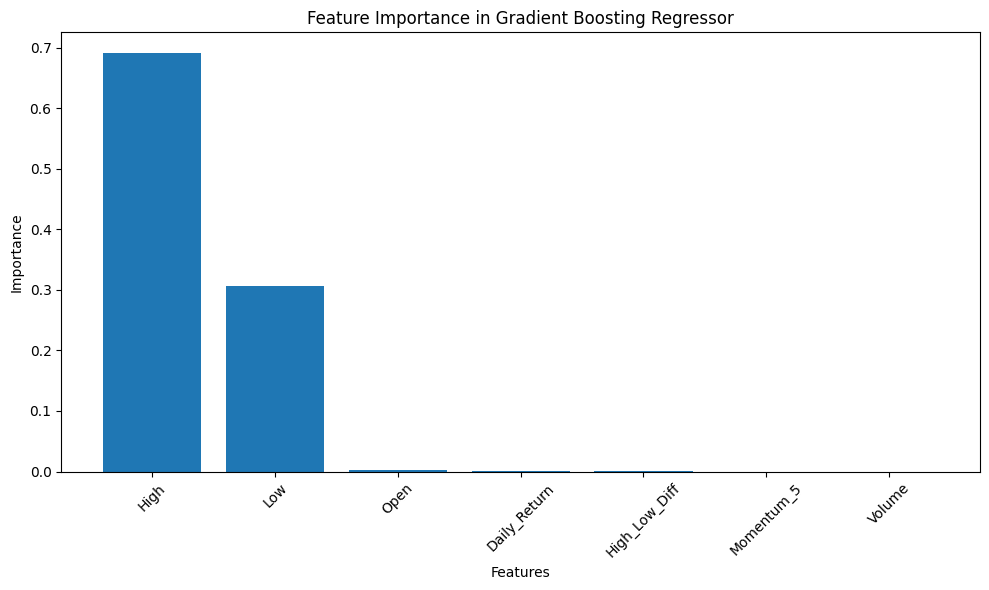

The Python source for this figure:
# Import necessary libraries
import pandas as pd  # For data manipulation and analysis
from sklearn.model_selection import train_test_split  # For splitting data into training and testing sets
from sklearn.preprocessing import StandardScaler  # For standardizing features
from sklearn.ensemble import GradientBoostingRegressor  # For building a regression model
import matplotlib.pyplot as plt  # For visualizing feature importance
import datasets  # For loading datasets

# Load the Tesla historical price dataset from the specified dataset library
tesla = datasets.load_dataset('codesignal/tsla-historic-prices')

# Convert the dataset into a DataFrame for easier manipulation
tesla_df = pd.DataFrame(tesla['train'])

# Convert the 'Date' column to datetime type to facilitate time-based analysis
tesla_df['Date'] = pd.to_datetime(tesla_df['Date'])

# Calculate the technical indicator 'Momentum_5'
# 'Momentum_5' represents the change in the adjusted close price over the past 5 days
tesla_df['Momentum_5'] = tesla_df['Adj Close'].diff(periods=5)

# Calculate the technical indicator 'Daily_Return'
# 'Daily_Return' represents the daily percentage change in the adjusted close price
tesla_df['Daily_Return'] = tesla_df['Adj Close'].pct_change() * 100

# Calculate the technical indicator 'High_Low_Diff'
# 'High_Low_Diff' is the difference between the highest and lowest prices of the day
tesla_df['High_Low_Diff'] = tesla_df['High'] - tesla_df['Low']

# Drop any rows containing NaN values generated by the indicators to ensure data integrity
tesla_df.dropna(inplace=True)

# Define the feature columns to be used for model training
features = ['Open', 'High', 'Low', 'Volume', 'Momentum_5', 'Daily_Return', 'High_Low_Diff']

# Extract the feature data (X) and target data (y) from the DataFrame
X = tesla_df[features]  # Features: Columns used for model prediction
y = tesla_df['Adj Close']  # Target: The 'Adj Close' column that we want to predict

# Split the dataset into training (80%) and testing (20%) sets using a fixed random state for reproducibility
X_train, X_test, y_train, y_test = train_test_split(X, y, test_size=0.2, random_state=42)

# Initialize a StandardScaler to standardize the feature data
scaler = StandardScaler()

# Fit the scaler to the training data and transform it to have a mean of 0 and a standard deviation of 1
X_train_scaled = scaler.fit_transform(X_train)

# Transform the testing data using the same scaler (without fitting again) to ensure consistent scaling
X_test_scaled = scaler.transform(X_test)

# Initialize a Gradient Boosting Regressor model with a fixed random state for reproducibility
gbr = GradientBoostingRegressor(random_state=42)

# Train the model using the standardized training data and the corresponding target values
gbr.fit(X_train_scaled, y_train)

# Retrieve the feature importance scores from the trained model
feature_importances = gbr.feature_importances_

# Get the indices of the feature importances in descending order to sort them
sorted_indices = feature_importances.argsort()[::-1]

# Create a bar plot to visualize the importance of each feature
plt.figure(figsize=(10, 6))  # Set the figure size for better visualization

# Plot the feature importance values, ordered by their importance
plt.bar(range(len(feature_importances)), feature_importances[sorted_indices], align='center')

# Set the x-ticks to be the feature names sorted by their importance and rotate them for better readability
plt.xticks(range(len(feature_importances)), [features[i] for i in sorted_indices], rotation=45)

# Set the x-axis label
plt.xlabel('Features')

# Set the y-axis label
plt.ylabel('Importance')

# Set the title of the plot
plt.title('Feature Importance in Gradient Boosting Regressor')

# Adjust the plot layout to ensure everything fits nicely
plt.tight_layout()

# Display the plot
plt.show()
